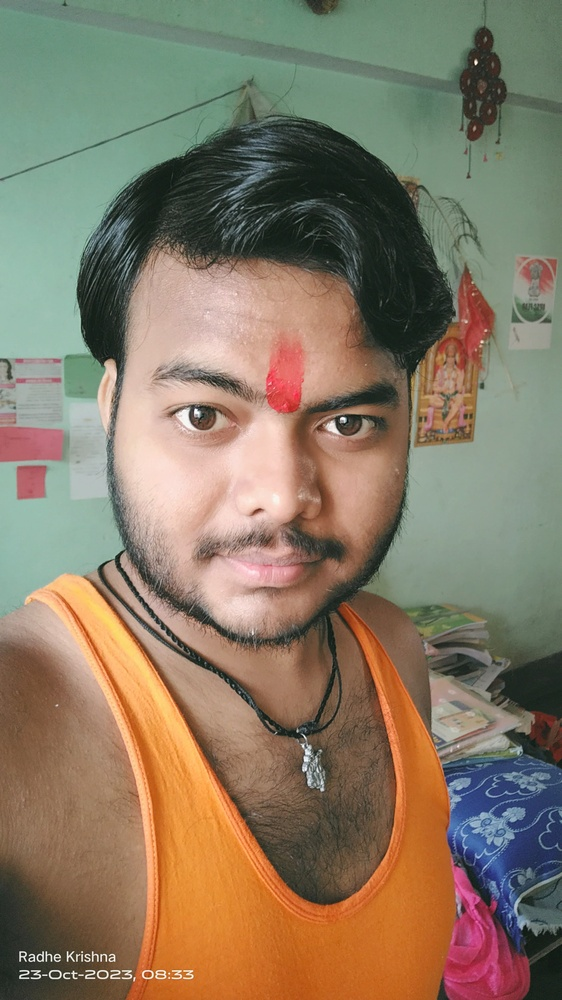
#> input picture Photo/NK.jpeg, 562 x 1000 px, shrunk from 2340 x 4160 before the run, found by its file name
$ python 'photo 2.py'
#> lines starting #> are read from the running program, lines starting #| are printed output that depends on the picture; after the words box and inside, x2 and y2 are one past the last pixel; in counts of white or black regions, pixels touching at a corner belong together
import cv2

# Load the image
image = cv2.imread(r'C:\\Users\\MY\\Desktop\\Nishant\\Photo\\Nk.jpeg')
#> image is the input picture: shape (1000, 562, 3); mean B, G, R 100.3, 121.4, 136

# Convert the image to grayscale
gray = cv2.cvtColor(image, cv2.COLOR_BGR2GRAY)
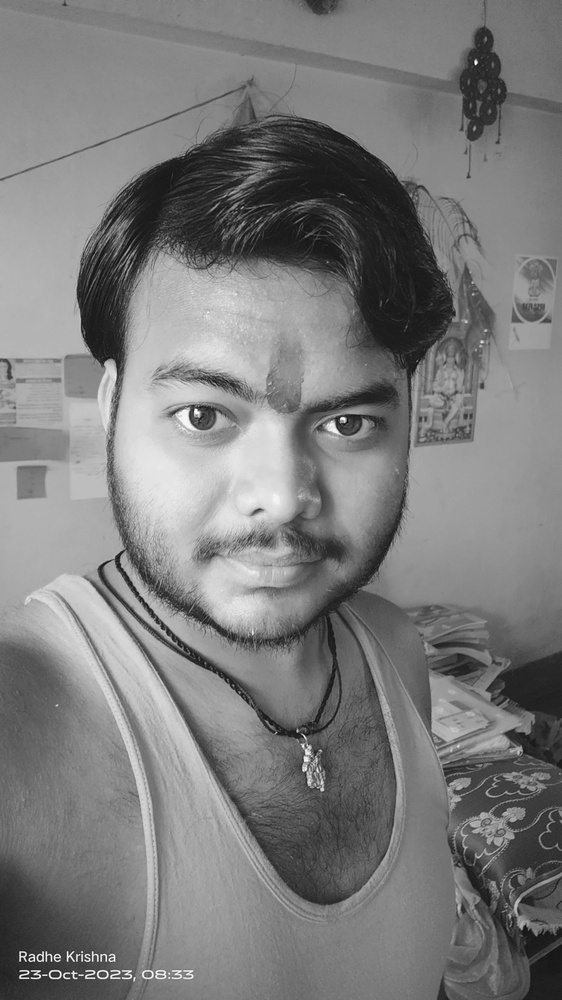
#> gray: shape (1000, 562); min 7, max 255, mean 123.4

# Apply thresholding to get a binary image
_, binary = cv2.threshold(gray, 240, 255, cv2.THRESH_BINARY)
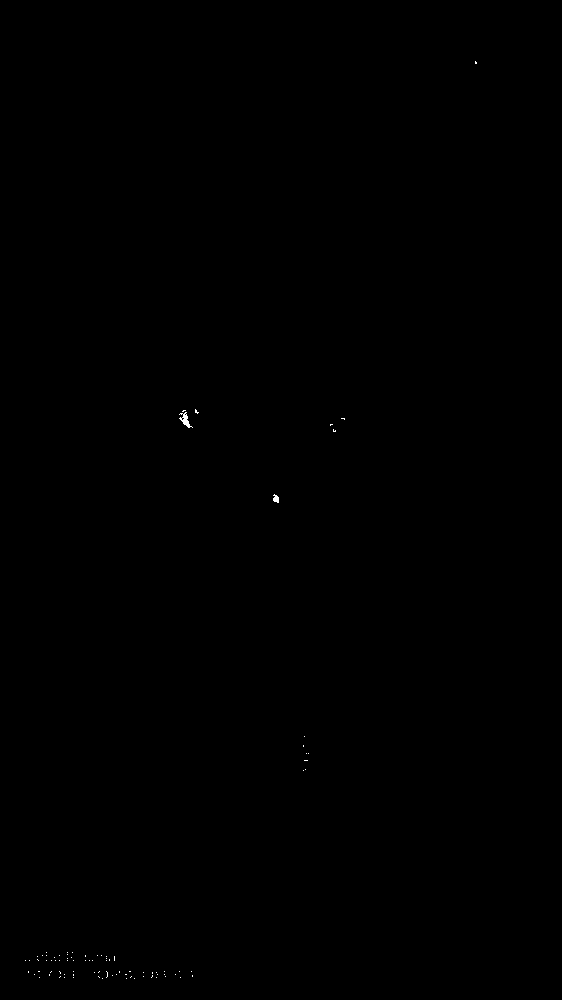
#> binary: shape (1000, 562); 0.05% white in thin lines or dots, all inside (x1, y1, x2, y2) = (25, 61, 477, 979)

# Invert the binary image
binary = cv2.bitwise_not(binary)

# Find contours in the binary image
contours, _ = cv2.findContours(binary, cv2.RETR_EXTERNAL, cv2.CHAIN_APPROX_SIMPLE)
#> contours = [[[0, 0], [0, 999], [561, 999], [561, 0]]]

# Fill the largest contour (presumably the object) with white
cv2.drawContours(binary, contours, -1, (255), thickness=cv2.FILLED)
#> binary: shape (1000, 562); every value is 255

# Invert the binary image back
binary = cv2.bitwise_not(binary)
#> binary: shape (1000, 562); every value is 0

# Apply the mask to the original image
result = cv2.bitwise_and(image, image, mask=binary)
#> result: shape (1000, 562, 3); every value is 0

# Save the result
cv2.imwrite('output_image.png', result)

# Display the result
cv2.imshow('Result', result)
cv2.waitKey(0)
cv2.destroyAllWindows()
